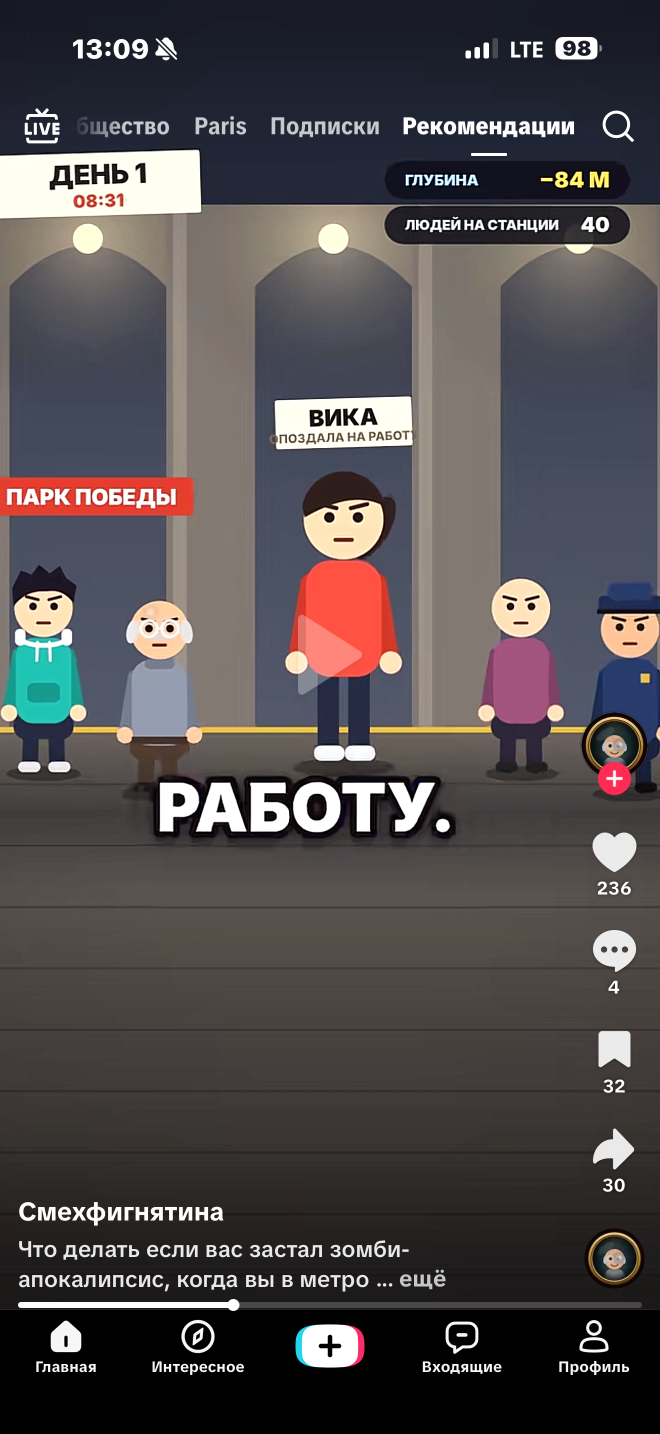
#> input picture series2/voice/reference_style.png, 1320 x 2868 px (shown at 1/2 size)
$ python -i render.py   (imports and definitions only)
#> lines starting #> are read from the running program, lines starting #| are printed output that depends on the picture
### series2/timeline.py
"""Таймлиния серии 2 «Он знает моё имя».

Монтаж выровнен по озвучке voice/voiceover.mp3 (фразы распознаны по словам,
см. build/words.tsv). Все времена — секунды от начала ролика.
"""

W, H = 1080, 1920
FPS = 24
VOICE_OFFSET = 0.3
DURATION = 103.5

# крупные пословные субтитры в стиле референса (по умолчанию выключены)
CAPTIONS = False


def v(x):
    """Время из озвучки -> время ролика."""
    return round(x + VOICE_OFFSET, 3)


EV = {
    # ХИЖИНА
    "grab": v(3.4),
    "door_hits": tuple(v(x) for x in (0.4, 1.6, 2.9, 4.4, 6.4, 8.2)),
    "door_off": v(9.35),
    # ЛЮК
    "hatch_shot": v(11.0),
    "hatch_open": v(11.3),
    "jump": v(12.6),
    "below": v(16.5),
    "smile": v(17.8),
    "lid_close": v(22.55),
    "dark": v(22.75),
    # ТОННЕЛЬ
    "tunnel": v(24.9),
    "door_stop": v(28.3),
    "roar": v(35.3),
    "drop": v(37.9),
    # БУНКЕР
    "bunker": v(39.5),
    "slam": v(39.75),
    "board": v(41.2),
    "photo_zoom": v(42.6),
    "label": v(45.3),
    "talk_bunker": v(48.7),
    "look_away": v(52.4),
    # ЛАБОРАТОРИЯ
    "lab": v(57.3),
    "pc_on": v(58.0),
    "screen": v(59.3),
    "two_lab": v(67.4),
    "turn": v(67.8),
    "gun": v(70.0),
    # ТРЕВОГА
    "alert": v(72.6),
    "beep": v(72.85),
    "found": v(76.3),
    "protocol": v(79.6),
    "siren": v(81.1),
    # ЗОМБИ ЗА СТЕКЛОМ
    "zombies_shot": v(83.4),
    "zombies": v(83.7),
    "kneel": v(88.0),
    "drop_gun": v(91.0),
    "creator": v(96.5),
    "black": v(98.0),
    "final": v(98.6),
}

FINAL_TEXT = "ПРОДОЛЖЕНИЕ СЛЕДУЕТ…"

# (начало, локация) — красная плашка слева
LOCATIONS = [
    (0.0, "ЗАБРОШЕННАЯ ХИЖИНА"),
    (EV["below"], "ПОД ПОЛОМ"),
    (EV["tunnel"], "СТАРЫЙ ТОННЕЛЬ"),
    (EV["bunker"], "ПОДЗЕМНЫЙ БУНКЕР № 7"),
    (EV["lab"], "ЛАБОРАТОРИЯ | СЕКТОР С"),
]

# глубина (время, метры) — значения между точками плавно анимируются
DEPTH = [(0, 0), (EV["jump"], 0), (EV["jump"] + 0.6, -4), (EV["tunnel"], -4),
         (EV["door_stop"], -31), (EV["bunker"], -38), (EV["lab"], -38), (EV["lab"] + 1.0, -52)]

# сколько зомби рядом (время, число)
ZOMBIES_NEAR = [(0, 1), (EV["drop"], 2), (EV["zombies"], 2), (EV["zombies"] + 2.5, 40)]

DAY = "ДЕНЬ 1"
CLOCK_START = (23, 48)       # часы идут: 1 игровая минута за 9 секунд
CLOCK_STEP = 9.0

### series2/render.py
"""Рендер серии 2 «Он знает моё имя» в плоском мультяшном стиле.

Мир рисуется в двукратном разрешении (сглаживание), камера вырезает кадр,
поверх кладутся плашки HUD: день/время, глубина, зомби рядом, локация,
бейджи с именами персонажей.
Запуск: python3 render.py build/video.mp4 [--preview СЕКУНДЫ ...]
"""
import math
import subprocess
import sys
from functools import lru_cache
from multiprocessing import Pool

import numpy as np
from PIL import Image, ImageDraw, ImageFilter, ImageFont

from timeline import (CAPTIONS, CLOCK_START, CLOCK_STEP, DAY, DEPTH, DURATION,
                      EV, FINAL_TEXT, FPS, H, LOCATIONS, VOICE_OFFSET, W,
                      ZOMBIES_NEAR, v)

S = 2                       # масштаб мира относительно кадра
WW, WH = W * S, H * S
FB = "/usr/share/fonts/opentype/inter/InterDisplay-Black.otf"
FX = "/usr/share/fonts/opentype/inter/InterDisplay-ExtraBold.otf"
FM = "/usr/share/fonts/truetype/dejavu/DejaVuSansMono-Bold.ttf"

# реплики (для анимации рта)
TALK = {
    "vlad": [(v(4.9), v(6.06)), (v(50.22), v(52.26))],
    "vika": [(v(7.06), v(9.3)), (v(53.82), v(57.28)), (v(71.48), v(72.64)), (v(93.9), v(97.8))],
    "rescuer": [(v(20.34), v(22.46))],
    "sci": [(v(61.4), v(67.2))],
}

SKIN = (247, 214, 180)
VLAD = dict(skin=SKIN, hair="spiky", hair_col=(30, 28, 34), top=(24, 170, 150), pants=(28, 34, 58),
            shoes=(245, 245, 245), extra={"hood"})
VIKA = dict(skin=SKIN, hair="long", hair_col=(52, 30, 26), top=(232, 64, 52), pants=(30, 36, 64),
            shoes=(245, 245, 245), extra=set())
RESCUER = dict(skin=(196, 204, 198), hair="helmet", hair_col=(236, 112, 30), top=(240, 120, 36),
               pants=(40, 44, 54), shoes=(30, 30, 30), extra={"stripes"})
SCI = dict(skin=SKIN, hair="bald", hair_col=(225, 225, 225), top=(245, 245, 245), pants=(70, 74, 90),
           shoes=(40, 40, 40), extra={"coat", "glasses"})


# ================================================================ утилиты
@lru_cache(None)
def font(path, size):
    return ImageFont.truetype(path, size)


def clamp(x, a=0.0, b=1.0):
    return max(a, min(b, x))


def ease(x):
    x = clamp(x)
    return x * x * (3 - 2 * x)


def lerp(a, b, k):
    return a + (b - a) * k


# [11 lines left out: functions interp, talking, not called in this run]


OY = [0]  # вертикальный сдвиг сцены вниз (место под плашки HUD)


class C:
    """Холст в «дизайнерских» координатах 1080×1920, рисует в мире ×S
    со сдвигом сцены вниз на OY."""

    def __init__(self, img):
        self.img = img
        self.d = ImageDraw.Draw(img, "RGBA")

    # [13 lines left out: functions rect, ell, not called in this run]

    def poly(self, pts, fill):
        self.d.polygon([(x * S, (y + OY[0]) * S) for x, y in pts], fill=fill)

    # [6 lines left out: function line, not called in this run]

    def chord(self, cx, cy, r, a0, a1, fill):
        cy += OY[0]
        self.d.chord([(cx - r) * S, (cy - r) * S, (cx + r) * S, (cy + r) * S], a0, a1, fill=fill)

    # [4 lines left out: function arc, not called in this run]

    def text(self, x, y, txt, path, size, fill, anchor="mm", stroke=0, stroke_fill=(0, 0, 0)):
        self.d.text((x * S, (y + OY[0]) * S), txt, font=font(path, int(size * S)), fill=fill, anchor=anchor,
                    stroke_width=int(stroke * S), stroke_fill=stroke_fill)


def to_img(a):
    return Image.fromarray(np.clip(a, 0, 255).astype(np.uint8))


# ================================================================ камера
SHAKES = [(t_, 10 + 4 * i, 0.25) for i, t_ in enumerate(EV["door_hits"])] + [
    (EV["door_off"], 40, 0.5), (EV["jump"] + 0.5, 22, 0.3), (EV["lid_close"], 28, 0.35),
    (EV["roar"], 26, 1.0), (EV["drop"], 20, 0.4), (EV["slam"], 34, 0.4), (EV["label"], 10, 0.4),
    (EV["gun"], 8, 0.3), (EV["siren"], 14, 0.5), (EV["zombies"], 12, 0.6), (EV["kneel"] + 0.8, 18, 0.5),
    (EV["drop_gun"] + 0.35, 8, 0.25), (EV["creator"], 16, 0.7), (EV["final"], 14, 0.6),
]
CUR_T = [0.0]


# [178 lines left out: functions shake, cam, char, not called in this run]


ZOMBIE_TOPS = [(110, 120, 100), (120, 90, 110), (80, 100, 130), (140, 120, 90), (90, 110, 90), (130, 80, 80)]


def zombie_spec(i):
    return dict(skin=(150, 182, 128), hair="zombie", hair_col=(50, 50, 40), top=ZOMBIE_TOPS[i % 6],
                pants=(50, 52, 60), shoes=(40, 40, 40), extra=set())


# ================================================================ HUD
def hud_number(s):
    return s.replace("-", "−")


# [64 lines left out: functions draw_hud, name_tag, vlad_sub, vika_sub, not called in this run]


TAGS = {
    "vlad": lambda t: ("ВЛАД",) + vlad_sub(t),
    "vika": lambda t: ("ВИКА",) + vika_sub(t),
    "rescuer": lambda t: ("СПАСАТЕЛЬ", "БЫЛ МЁРТВ 3 ДНЯ", (205, 30, 30)),
    "sci": lambda t: ("УЧЁНЫЙ", "ВИДЕОЗАПИСЬ", (70, 70, 76)),
}


# ================================================================ локации
# [173 lines left out: functions bg_hut, lamp_glow, hut_world, floor_front_mask, tunnel_world, bg_bunker, not called in this run]


PHOTOS = [  # (x, y, волосы, фон)
    (500, 440, (90, 60, 30), (190, 210, 220)), (640, 470, (200, 200, 200), (210, 200, 190)),
    (790, 440, (30, 30, 30), (200, 215, 200)), (940, 470, (160, 90, 40), (220, 205, 210)),
    (500, 640, (60, 40, 30), (205, 205, 220)), (940, 650, (40, 30, 20), (215, 215, 200)),
    (500, 840, (150, 150, 150), (200, 220, 215)), (640, 860, (90, 50, 20), (220, 210, 195)),
    (790, 850, (20, 20, 20), (205, 200, 220)), (940, 860, (170, 120, 60), (210, 220, 205)),
]


# [59 lines left out: functions photo, bunker_world, bg_lab, not called in this run]


def glass_overlay(c):
    for x0 in (120, 470, 780):
        c.poly([(x0, 980), (x0 + 120, 300), (x0 + 170, 300), (x0 + 50, 980)], (255, 255, 255, 18))


# [281 lines left out: functions lab_world, tags_from, shot_hut, shot_hatch, shot_below, shot_dark and 7 more, not called in this run]


def shot_black(t, lt):
    return Image.new("RGB", (W, H)), []


# [12 lines left out: function shot_final, not called in this run]


SHOTS = [
    (0.0, EV["hatch_shot"], shot_hut), (EV["hatch_shot"], EV["below"], shot_hatch),
    (EV["below"], EV["dark"], shot_below), (EV["dark"], EV["tunnel"], shot_dark),
    (EV["tunnel"], EV["bunker"], shot_tunnel), (EV["bunker"], EV["lab"], shot_bunker),
    (EV["lab"], EV["alert"], shot_lab), (EV["alert"], EV["zombies_shot"], shot_alert),
    (EV["zombies_shot"], EV["black"], shot_zombies), (EV["black"], EV["final"], shot_black),
    (EV["final"], DURATION, shot_final),
]

# шоты со сдвигом сцены вниз, чтобы над головами помещались бейджи
SHIFTED = {shot_hut: 250, shot_hatch: 250, shot_tunnel: 250, shot_bunker: 250, shot_lab: 250,
           shot_alert: 250, shot_zombies: 250}

FLASHES = [(EV["door_off"], (255, 255, 255), 0.12), (EV["lid_close"], (0, 0, 0), 0.15), (EV["roar"], (255, 40, 30), 0.25),
           (EV["label"], (220, 30, 30), 0.25), (EV["gun"], (255, 255, 255), 0.1), (EV["creator"], (255, 255, 255), 0.25)]


# ================================================================ постобработка и надписи
# [42 lines left out: functions vignette, post, words, caption, not called in this run]


def shot_at(t):
    for a, b, fn in SHOTS:
        if a <= t < b:
            return fn, t - a
    return SHOTS[-1][2], t - SHOTS[-1][0]


def frame(i):
    t = i / FPS
    CUR_T[0] = t
    fn, lt = shot_at(t)
    OY[0] = SHIFTED.get(fn, 0)
    img, tags = fn(t, lt)
    img = post(img.convert("RGB"), t, fn)
    if fn not in (shot_black, shot_final):
        draw_hud(img, t)
        for pos, name, sub, col in tags:
            name_tag(img, pos, name, sub, col)
        if CAPTIONS:
            caption(img, t)
    return img.tobytes()


# [17 lines left out: function main, not called in this run]


# [2 lines not run here, left out]

>>> import cv2
>>> picture = cv2.imread('voice/reference_style.png', cv2.IMREAD_GRAYSCALE)
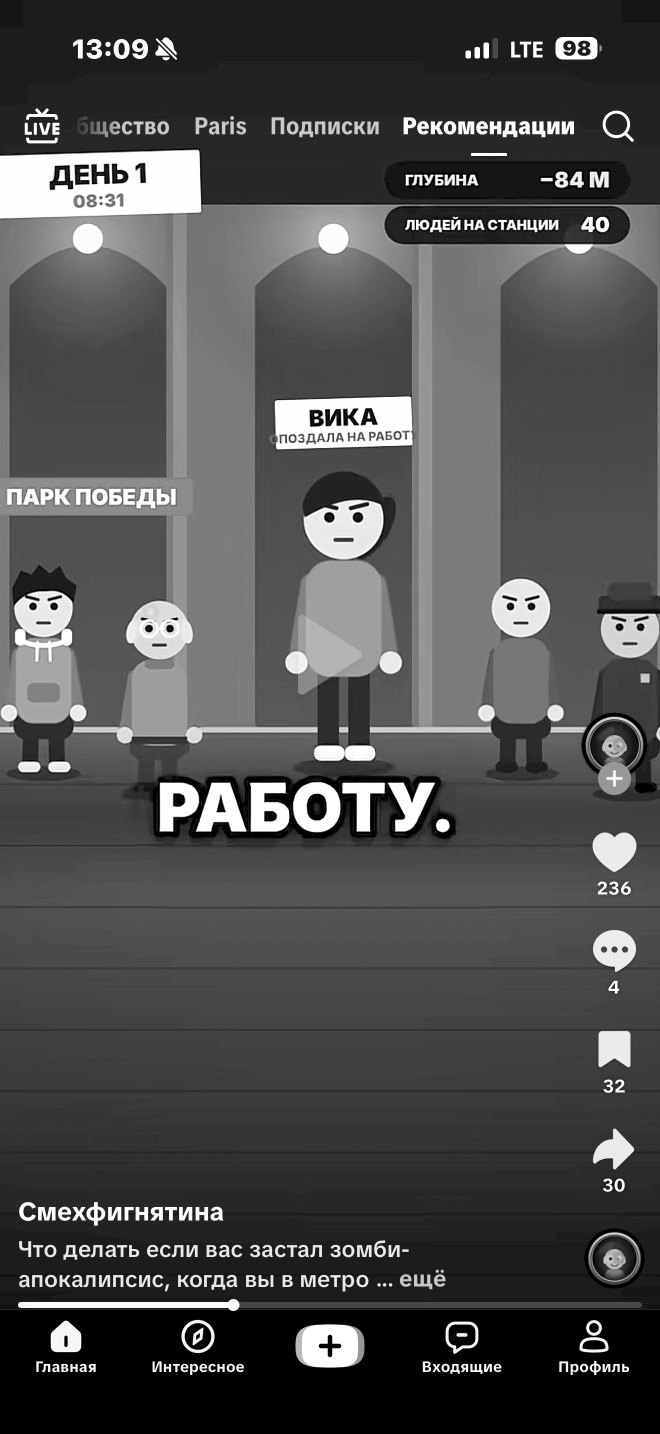
#> picture: shape (2868, 1320) (shown at 1/2 size); min 0, max 255, mean 78.4
>>> result = frame(picture)
#> (the run stopped early here; a loop or call above may not have finished)
